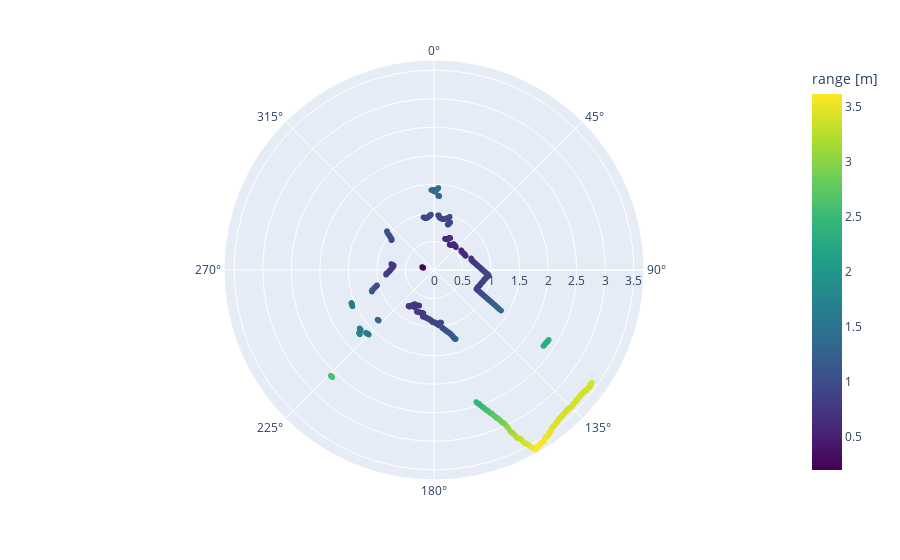

Source (notebook cell):
### Code cell
row = df_scan.iloc[0]

# ranges
rng = np.array(row["ranges"])

# angles (rad → deg)
theta = np.degrees(
    np.linspace(
        row["angle_min"],
        row["angle_max"],
        num=len(rng),
        endpoint=False
    )
)

# polar scatter with range as color
fig = px.scatter_polar(
    r=rng,
    theta=theta,
    color=rng,                 # distance → color
    color_continuous_scale="Viridis",
    labels={"color": "range [m]"},
)

fig.show()

### Figure 1 — Plotly figure (JSON) as saved in the notebook; plotly's stock layout.template omitted (floating-point values rounded to 4 significant figures; data arrays with more than 128 entries replaced by an {"elided": "..."} marker saying what was removed)
{"data": [{"hovertemplate": "r=%{r}<br>theta=%{theta}<br>range [m]=%{marker.color}<extra></extra>", "legendgroup": "", "marker": {"color": {"elided": "1800 float values"}, "coloraxis": "coloraxis", "symbol": "circle"}, "mode": "markers", "name": "", "r": {"elided": "1800 float values"}, "showlegend": false, "subplot": "polar", "theta": {"elided": "1800 float values"}, "type": "scatterpolargl"}], "layout": {"coloraxis": {"colorbar": {"title": {"text": "range [m]"}}, "colorscale": [[0, "#440154"], [0.1111, "#482878"], [0.2222, "#3e4989"], [0.3333, "#31688e"], [0.4444, "#26828e"], [0.5556, "#1f9e89"], [0.6667, "#35b779"], [0.7778, "#6ece58"], [0.8889, "#b5de2b"], [1, "#fde725"]]}, "legend": {"tracegroupgap": 0}, "margin": {"t": 60}, "polar": {"angularaxis": {"direction": "clockwise", "rotation": 90}, "domain": {"x": [0, 1], "y": [0, 1]}}}}
